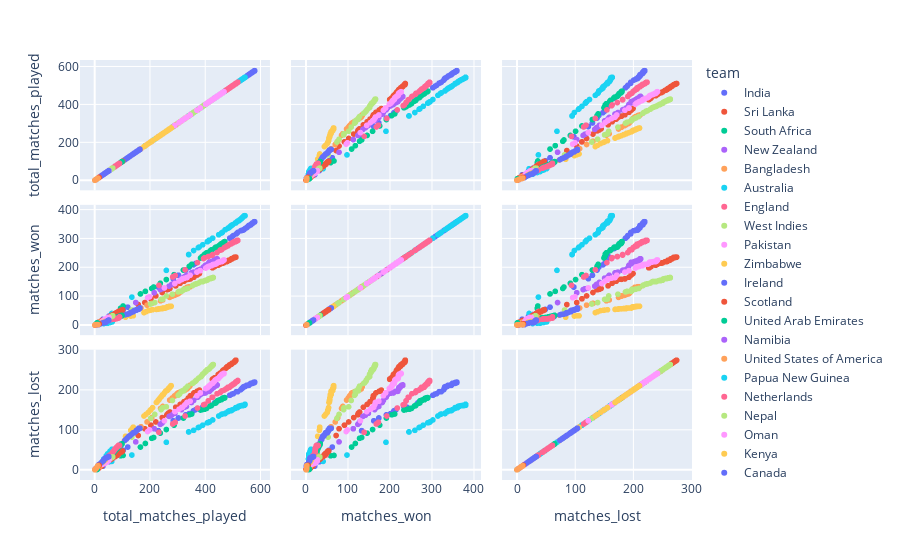

Notebook code for this chart:
### Code cell
fig=px.scatter_matrix(odi, dimensions=['total_matches_played', 'matches_won', 'matches_lost'], color='team')
fig.show()

### Figure 1 — Plotly figure (JSON) as saved in the notebook; plotly's stock layout.template omitted (floating-point values rounded to 4 significant figures)
{"data": [{"dimensions": [{"axis": {"matches": true}, "label": "total_matches_played", "values": [579, 577, 575, 579, 577, 574, 574, 579, 579, 573, 578, 564, 571, 580, 573, 576, 560, 572, 575, 569, 578, 576, 570, 563, 578, 573, 553, 576, 570, 579, 553, 579, 567, 556, 568, 568, 568, 580, 568, 559, 580, 366, 561, 514, 579, 562, 519, 536, 552, 536, 580, 541, 556, 498, 396, 490, 503, 534, 435, 542, 572, 580, 561, 580, 530, 537, 514, 534, 330, 579, 565, 567, 579, 580, 561, 580, 120, 398, 517, 358, 391, 559, 490, 565, 579, 579, 546, 580, 231, 561, 102, 561, 580, 30, 565, 396, 75, 68, 534, 580, 539, 560, 104, 75, 304, 231, 67, 304, 343, 75, 52, 285, 551, 572, 67, 285, 231, 231, 75]}, {"axis": {"matches": true}, "label": "matches_won", "values": [360, 358, 356, 360, 358, 356, 356, 360, 360, 356, 359, 349, 354, 360, 356, 357, 347, 355, 356, 352, 359, 357, 353, 348, 359, 356, 341, 357, 353, 360, 341, 360, 350, 344, 351, 351, 351, 360, 351, 347, 360, 215, 347, 318, 360, 348, 323, 331, 340, 331, 360, 333, 344, 308, 239, 303, 312, 330, 267, 333, 355, 360, 347, 360, 329, 331, 318, 330, 192, 360, 349, 350, 360, 360, 347, 360, 63, 241, 321, 210, 234, 347, 303, 349, 360, 360, 337, 360, 133, 347, 54, 347, 360, 21, 349, 239, 41, 38, 330, 360, 331, 347, 55, 41, 174, 133, 38, 174, 202, 41, 32, 162, 339, 355, 38, 162, 133, 133, 41]}, {"axis": {"matches": true}, "label": "matches_lost", "values": [219, 219, 219, 219, 219, 218, 218, 219, 219, 217, 219, 215, 217, 220, 217, 219, 213, 217, 219, 217, 219, 219, 217, 215, 219, 217, 212, 219, 217, 219, 212, 219, 217, 212, 217, 217, 217, 220, 217, 212, 220, 151, 214, 196, 219, 214, 196, 205, 212, 205, 220, 208, 212, 190, 157, 187, 191, 204, 168, 209, 217, 220, 214, 220, 201, 206, 196, 204, 138, 219, 216, 217, 219, 220, 214, 220, 57, 157, 196, 148, 157, 212, 187, 216, 219, 219, 209, 220, 98, 214, 48, 214, 220, 9, 216, 157, 34, 30, 204, 220, 208, 213, 49, 34, 130, 98, 29, 130, 141, 34, 20, 123, 212, 217, 29, 123, 98, 98, 34]}], "hovertemplate": "team=India<br>%{xaxis.title.text}=%{x}<br>%{yaxis.title.text}=%{y}<extra></extra>", "legendgroup": "India", "marker": {"color": "#636efa", "symbol": "circle"}, "name": "India", "showlegend": true, "type": "splom"}, {"dimensions": [{"axis": {"matches": true}, "label": "total_matches_played", "values": [510, 510, 510, 512, 512, 510, 512, 508, 506, 512, 497, 509, 495, 495, 512, 507, 510, 511, 496, 498, 495, 511, 509, 478, 510, 510, 489, 497, 497, 500, 487, 497, 497, 511, 509, 499, 511, 507, 508, 489, 497, 509, 497, 498, 509, 497, 476, 506, 490, 487, 507, 457, 499, 464, 511, 482, 497, 496, 498, 448, 464, 465, 478, 464, 360, 497, 348, 463, 490, 310, 497, 478, 324, 435, 376, 262, 448, 204, 245, 491, 457, 340, 448, 222, 340, 380, 335, 468, 482, 509, 372, 464, 459, 428, 372, 347, 182, 372, 498, 294, 427, 267, 454, 331, 481, 467, 158, 204, 263, 340, 486, 340, 273]}, {"axis": {"matches": true}, "label": "matches_won", "values": [237, 237, 237, 237, 237, 237, 237, 236, 236, 237, 231, 236, 230, 230, 237, 236, 237, 237, 231, 231, 230, 237, 236, 221, 237, 237, 226, 231, 231, 232, 226, 231, 231, 237, 236, 232, 237, 236, 236, 226, 231, 236, 231, 231, 236, 231, 221, 236, 227, 226, 236, 214, 232, 216, 237, 223, 231, 231, 231, 209, 216, 216, 221, 216, 167, 231, 162, 216, 227, 146, 231, 221, 153, 204, 178, 124, 209, 92, 114, 227, 214, 160, 209, 102, 160, 180, 160, 217, 223, 236, 175, 216, 215, 200, 175, 161, 79, 175, 231, 137, 200, 125, 212, 158, 222, 217, 72, 92, 124, 160, 226, 160, 128]}, {"axis": {"matches": true}, "label": "matches_lost", "values": [273, 273, 273, 275, 275, 273, 275, 272, 270, 275, 266, 273, 265, 265, 275, 271, 273, 274, 265, 267, 265, 274, 273, 257, 273, 273, 263, 266, 266, 268, 261, 266, 266, 274, 273, 267, 274, 271, 272, 263, 266, 273, 266, 267, 273, 266, 255, 270, 263, 261, 271, 243, 267, 248, 274, 259, 266, 265, 267, 239, 248, 249, 257, 248, 193, 266, 186, 247, 263, 164, 266, 257, 171, 231, 198, 138, 239, 112, 131, 264, 243, 180, 239, 120, 180, 200, 175, 251, 259, 273, 197, 248, 244, 228, 197, 186, 103, 197, 267, 157, 227, 142, 242, 173, 259, 250, 86, 112, 139, 180, 260, 180, 145]}], "hovertemplate": "team=Sri Lanka<br>%{xaxis.title.text}=%{x}<br>%{yaxis.title.text}=%{y}<extra></extra>", "legendgroup": "Sri Lanka", "marker": {"color": "#EF553B", "symbol": "circle"}, "name": "Sri Lanka", "showlegend": true, "type": "splom"}, {"dimensions": [{"axis": {"matches": true}, "label": "total_matches_played", "values": [466, 470, 470, 470, 470, 470, 471, 466, 466, 471, 472, 471, 471, 471, 469, 443, 464, 471, 445, 451, 463, 458, 472, 470, 445, 471, 453, 438, 456, 466, 459, 459, 471, 461, 463, 456, 458, 457, 472, 469, 453, 440, 389, 471, 424, 424, 260, 438, 423, 469, 469, 403, 449, 322, 471, 389, 463, 469, 464, 393, 389, 459, 389, 463, 288, 352, 166, 389, 453, 471, 389, 453, 469, 437, 389, 238, 464, 459, 322, 419, 214, 424, 399, 343, 464, 384, 103, 207, 184, 464, 406, 94]}, {"axis": {"matches": true}, "label": "matches_won", "values": [286, 290, 290, 290, 290, 290, 290, 286, 286, 290, 291, 290, 290, 290, 289, 272, 285, 290, 272, 277, 284, 282, 291, 290, 272, 290, 278, 270, 280, 286, 283, 283, 290, 284, 284, 280, 282, 281, 291, 289, 278, 272, 238, 290, 262, 262, 159, 270, 262, 289, 289, 249, 275, 192, 290, 238, 284, 289, 285, 241, 238, 283, 238, 284, 176, 212, 109, 238, 278, 290, 238, 278, 289, 270, 238, 146, 285, 283, 192, 259, 133, 262, 247, 205, 285, 234, 67, 128, 118, 285, 252, 59]}, {"axis": {"matches": true}, "label": "matches_lost", "values": [180, 180, 180, 180, 180, 180, 181, 180, 180, 181, 181, 181, 181, 181, 180, 171, 179, 181, 173, 174, 179, 176, 181, 180, 173, 181, 175, 168, 176, 180, 176, 176, 181, 177, 179, 176, 176, 176, 181, 180, 175, 168, 151, 181, 162, 162, 101, 168, 161, 180, 180, 154, 174, 130, 181, 151, 179, 180, 179, 152, 151, 176, 151, 179, 112, 140, 57, 151, 175, 181, 151, 175, 180, 167, 151, 92, 179, 176, 130, 160, 81, 162, 152, 138, 179, 150, 36, 79, 66, 179, 154, 35]}], "hovertemplate": "team=South Africa<br>%{xaxis.title.text}=%{x}<br>%{yaxis.title.text}=%{y}<extra></extra>", "legendgroup": "South Africa", "marker": {"color": "#00cc96", "symbol": "circle"}, "name": "South Africa", "showlegend": true, "type": "splom"}, {"dimensions": [{"axis": {"matches": true}, "label": "total_matches_played", "values": [444, 444, 443, 439, 433, 433, 433, 441, 437, 433, 431, 434, 439, 416, 433, 439, 439, 435, 431, 443, 426, 434, 444, 443, 428, 431, 412, 441, 426, 431, 440, 433, 425, 432, 433, 433, 415, 437, 416, 433, 428, 444, 428, 373, 428, 433, 394, 402, 351, 279, 433, 351, 384, 333, 315, 411, 375, 216, 238, 420, 216, 382, 329, 351, 437, 329, 427, 251, 427, 401, 286, 244, 326, 329, 438, 428, 359, 428, 415, 245, 149, 401, 329, 291, 291, 329, 416, 329, 329, 270]}, {"axis": {"matches": true}, "label": "matches_won", "values": [231, 231, 231, 228, 225, 225, 225, 229, 227, 225, 224, 225, 228, 219, 225, 228, 228, 226, 224, 231, 222, 225, 231, 231, 222, 224, 215, 229, 222, 224, 228, 225, 222, 225, 225, 225, 218, 227, 219, 225, 222, 231, 222, 191, 222, 225, 202, 209, 182, 142, 225, 182, 195, 174, 164, 214, 192, 113, 124, 220, 113, 194, 170, 182, 227, 170, 222, 129, 222, 208, 145, 127, 169, 170, 227, 222, 185, 222, 218, 127, 79, 208, 170, 149, 149, 170, 219, 170, 170, 136]}, {"axis": {"matches": true}, "label": "matches_lost", "values": [213, 213, 212, 211, 208, 208, 208, 212, 210, 208, 207, 209, 211, 197, 208, 211, 211, 209, 207, 212, 204, 209, 213, 212, 206, 207, 197, 212, 204, 207, 212, 208, 203, 207, 208, 208, 197, 210, 197, 208, 206, 213, 206, 182, 206, 208, 192, 193, 169, 137, 208, 169, 189, 159, 151, 197, 183, 103, 114, 200, 103, 188, 159, 169, 210, 159, 205, 122, 205, 193, 141, 117, 157, 159, 211, 206, 174, 206, 197, 118, 70, 193, 159, 142, 142, 159, 197, 159, 159, 134]}], "hovertemplate": "team=New Zealand<br>%{xaxis.title.text}=%{x}<br>%{yaxis.title.text}=%{y}<extra></extra>", "legendgroup": "New Zealand", "marker": {"color": "#ab63fa", "symbol": "circle"}, "name": "New Zealand", "showlegend": true, "type": "splom"}, {"dimensions": [{"axis": {"matches": true}, "label": "total_matches_played", "values": [345, 345, 345, 345, 336, 336, 342, 343, 333, 335, 345, 336, 337, 329, 344, 333, 343, 327, 334, 325, 346, 329, 334, 341, 343, 333, 327, 301, 333, 340, 303, 346, 341, 325, 342, 301, 207, 327, 333, 289, 293, 291, 327, 157, 190, 312, 292, 295, 327, 343, 204, 295, 272, 322, 346, 346, 327, 108, 306, 292, 247, 33, 141, 145, 60, 239, 281, 207, 167, 95, 145, 282, 48, 327, 327, 162, 168, 319, 314, 115, 46, 46, 40]}, {"axis": {"matches": true}, "label": "matches_won", "values": [134, 134, 134, 134, 132, 132, 134, 134, 130, 132, 134, 132, 132, 127, 134, 130, 134, 127, 131, 126, 134, 127, 131, 133, 134, 130, 127, 109, 130, 132, 110, 134, 133, 126, 134, 109, 76, 127, 130, 104, 106, 105, 127, 56, 70, 116, 106, 107, 127, 134, 75, 107, 97, 123, 134, 134, 127, 35, 112, 106, 88, 11, 48, 51, 18, 85, 101, 76, 60, 32, 51, 102, 14, 127, 127, 58, 60, 121, 118, 38, 14, 14, 11]}, {"axis": {"matches": true}, "label": "matches_lost", "values": [211, 211, 211, 211, 204, 204, 208, 209, 203, 203, 211, 204, 205, 202, 210, 203, 209, 200, 203, 199, 212, 202, 203, 208, 209, 203, 200, 192, 203, 208, 193, 212, 208, 199, 208, 192, 131, 200, 203, 185, 187, 186, 200, 101, 120, 196, 186, 188, 200, 209, 129, 188, 175, 199, 212, 212, 200, 73, 194, 186, 159, 22, 93, 94, 42, 154, 180, 131, 107, 63, 94, 180, 34, 200, 200, 104, 108, 198, 196, 77, 32, 32, 29]}], "hovertemplate": "team=Bangladesh<br>%{xaxis.title.text}=%{x}<br>%{yaxis.title.text}=%{y}<extra></extra>", "legendgroup": "Bangladesh", "marker": {"color": "#FFA15A", "symbol": "circle"}, "name": "Bangladesh", "showlegend": true, "type": "splom"}, {"dimensions": [{"axis": {"matches": true}, "label": "total_matches_played", "values": [545, 545, 545, 543, 544, 544, 545, 538, 540, 544, 527, 533, 544, 545, 543, 533, 543, 545, 533, 540, 539, 543, 527, 535, 543, 545, 542, 543, 516, 545, 527, 537, 516, 545, 533, 521, 544, 544, 540, 494, 542, 526, 527, 526, 522, 527, 497, 532, 512, 532, 341, 495, 531, 526, 413, 545, 359, 535, 491, 510, 522, 540, 518, 488, 416, 473, 531, 379, 341, 484, 501, 463, 341, 409, 483, 460, 527, 545, 495, 416, 474, 488, 416, 62, 495, 428, 450, 512, 409, 135, 392, 491, 260, 409, 489, 416, 376]}, {"axis": {"matches": true}, "label": "matches_won", "values": [381, 381, 381, 381, 381, 381, 381, 376, 378, 381, 367, 372, 381, 381, 381, 372, 381, 381, 372, 378, 377, 381, 367, 374, 381, 381, 380, 381, 360, 381, 367, 376, 360, 381, 372, 363, 381, 381, 378, 346, 380, 366, 367, 366, 363, 367, 348, 371, 356, 371, 246, 346, 370, 366, 294, 381, 260, 374, 343, 356, 363, 378, 362, 340, 296, 332, 370, 272, 246, 338, 350, 323, 246, 291, 337, 321, 367, 381, 346, 296, 332, 340, 296, 41, 346, 303, 315, 356, 291, 98, 280, 343, 191, 291, 341, 296, 270]}, {"axis": {"matches": true}, "label": "matches_lost", "values": [164, 164, 164, 162, 163, 163, 164, 162, 162, 163, 160, 161, 163, 164, 162, 161, 162, 164, 161, 162, 162, 162, 160, 161, 162, 164, 162, 162, 156, 164, 160, 161, 156, 164, 161, 158, 163, 163, 162, 148, 162, 160, 160, 160, 159, 160, 149, 161, 156, 161, 95, 149, 161, 160, 119, 164, 99, 161, 148, 154, 159, 162, 156, 148, 120, 141, 161, 107, 95, 146, 151, 140, 95, 118, 146, 139, 160, 164, 149, 120, 142, 148, 120, 21, 149, 125, 135, 156, 118, 37, 112, 148, 69, 118, 148, 120, 106]}], "hovertemplate": "team=Australia<br>%{xaxis.title.text}=%{x}<br>%{yaxis.title.text}=%{y}<extra></extra>", "legendgroup": "Australia", "marker": {"color": "#19d3f3", "symbol": "circle"}, "name": "Australia", "showlegend": true, "type": "splom"}, {"dimensions": [{"axis": {"matches": true}, "label": "total_matches_played", "values": [517, 518, 519, 519, 518, 518, 513, 518, 516, 517, 507, 505, 509, 515, 519, 509, 513, 518, 513, 507, 502, 519, 509, 503, 507, 517, 511, 517, 495, 518, 513, 507, 518, 517, 487, 519, 487, 519, 455, 508, 504, 495, 511, 496, 498, 513, 457, 491, 481, 509, 500, 457, 518, 513, 489, 496, 501, 328, 492, 495, 470, 497, 503, 399, 518, 426, 487, 457, 412, 482, 489, 283, 509, 490, 412, 495, 457, 457, 444, 373, 490, 490, 518, 395, 85, 497, 480, 495, 490, 509, 495, 489, 233, 483, 292, 490, 428, 474, 476, 283, 72, 461, 490, 495, 292, 496, 503]}, {"axis": {"matches": true}, "label": "matches_won", "values": [295, 295, 295, 295, 295, 295, 292, 295, 294, 295, 291, 289, 291, 294, 295, 291, 292, 295, 292, 291, 287, 295, 291, 288, 291, 295, 291, 295, 284, 295, 292, 291, 295, 295, 280, 295, 280, 295, 261, 291, 289, 284, 291, 284, 286, 292, 262, 282, 276, 291, 287, 262, 295, 292, 282, 284, 287, 193, 283, 284, 270, 285, 288, 235, 295, 244, 280, 262, 239, 276, 282, 168, 291, 282, 239, 284, 262, 262, 253, 218, 282, 282, 295, 232, 48, 285, 276, 284, 282, 291, 284, 282, 139, 276, 173, 282, 246, 272, 273, 168, 40, 263, 282, 284, 173, 284, 288]}, {"axis": {"matches": true}, "label": "matches_lost", "values": [222, 223, 224, 224, 223, 223, 221, 223, 222, 222, 216, 216, 218, 221, 224, 218, 221, 223, 221, 216, 215, 224, 218, 215, 216, 222, 220, 222, 211, 223, 221, 216, 223, 222, 207, 224, 207, 224, 194, 217, 215, 211, 220, 212, 212, 221, 195, 209, 205, 218, 213, 195, 223, 221, 207, 212, 214, 135, 209, 211, 200, 212, 215, 164, 223, 182, 207, 195, 173, 206, 207, 115, 218, 208, 173, 211, 195, 195, 191, 155, 208, 208, 223, 163, 37, 212, 204, 211, 208, 218, 211, 207, 94, 207, 119, 208, 182, 202, 203, 115, 32, 198, 208, 211, 119, 212, 215]}], "hovertemplate": "team=England<br>%{xaxis.title.text}=%{x}<br>%{yaxis.title.text}=%{y}<extra></extra>", "legendgroup": "England", "marker": {"color": "#FF6692", "symbol": "circle"}, "name": "England", "showlegend": true, "type": "splom"}, {"dimensions": [{"axis": {"matches": true}, "label": "total_matches_played", "values": [427, 430, 426, 424, 427, 427, 427, 429, 428, 429, 426, 426, 429, 424, 427, 429, 428, 430, 429, 430, 426, 408, 420, 424, 426, 430, 414, 427, 425, 430, 428, 423, 425, 428, 369, 417, 418, 358, 417, 409, 425, 400, 422, 427, 417, 365, 422, 422, 428, 427, 412, 404, 428, 408, 407, 424, 303, 427, 428, 386, 401, 428, 401, 425, 323, 424, 368, 428, 402, 408, 386, 365, 328, 408, 241, 417, 394, 401, 384, 413, 388, 338, 417, 416, 417, 402, 424, 388, 365, 308, 392, 428, 315, 418, 244, 399, 331, 247, 79, 79, 135, 355, 308, 422, 318, 331, 392, 71, 390, 355, 218, 282, 424, 203, 377, 260, 79]}, {"axis": {"matches": true}, "label": "matches_won", "values": [165, 166, 165, 164, 165, 165, 165, 165, 165, 165, 165, 165, 165, 164, 165, 165, 165, 166, 165, 166, 165, 157, 163, 164, 165, 166, 161, 165, 164, 166, 165, 164, 164, 165, 144, 162, 162, 140, 162, 158, 164, 155, 163, 165, 162, 143, 163, 163, 165, 165, 160, 157, 165, 157, 157, 164, 116, 165, 165, 152, 155, 165, 155, 164, 125, 164, 144, 165, 155, 157, 152, 143, 125, 157, 90, 162, 153, 155, 151, 161, 152, 128, 162, 162, 162, 155, 164, 152, 143, 118, 152, 165, 118, 162, 90, 155, 126, 91, 28, 28, 53, 138, 118, 163, 120, 126, 152, 27, 152, 138, 79, 108, 164, 74, 147, 102, 28]}, {"axis": {"matches": true}, "label": "matches_lost", "values": [262, 264, 261, 260, 262, 262, 262, 264, 263, 264, 261, 261, 264, 260, 262, 264, 263, 264, 264, 264, 261, 251, 257, 260, 261, 264, 253, 262, 261, 264, 263, 259, 261, 263, 225, 255, 256, 218, 255, 251, 261, 245, 259, 262, 255, 222, 259, 259, 263, 262, 252, 247, 263, 251, 250, 260, 187, 262, 263, 234, 246, 263, 246, 261, 198, 260, 224, 263, 247, 251, 234, 222, 203, 251, 151, 255, 241, 246, 233, 252, 236, 210, 255, 254, 255, 247, 260, 236, 222, 190, 240, 263, 197, 256, 154, 244, 205, 156, 51, 51, 82, 217, 190, 259, 198, 205, 240, 44, 238, 217, 139, 174, 260, 129, 230, 158, 51]}], "hovertemplate": "team=West Indies<br>%{xaxis.title.text}=%{x}<br>%{yaxis.title.text}=%{y}<extra></extra>", "legendgroup": "West Indies", "marker": {"color": "#B6E880", "symbol": "circle"}, "name": "West Indies", "showlegend": true, "type": "splom"}, {"dimensions": [{"axis": {"matches": true}, "label": "total_matches_played", "values": [468, 462, 469, 469, 461, 467, 451, 458, 469, 466, 464, 467, 462, 469, 459, 464, 468, 464, 468, 459, 464, 466, 463, 460, 467, 463, 463, 456, 463, 462, 462, 463, 461, 445, 453, 456, 463, 463, 446, 426, 463, 291, 448, 460, 463, 434, 415, 335, 456, 426, 442, 469, 346, 426, 462, 461, 434, 461, 417, 416, 422, 453, 441, 319, 449, 463, 461, 431, 430, 426, 461, 253, 383, 423, 383, 444, 409, 461, 334, 428, 383, 346, 461, 430, 371, 456, 317, 463, 460, 415, 411, 426, 426, 437, 415, 456, 335, 317, 327, 192, 403, 306, 5, 416, 315, 199, 68, 12, 5]}, {"axis": {"matches": true}, "label": "matches_won", "values": [227, 223, 227, 227, 222, 226, 220, 221, 227, 225, 224, 226, 223, 227, 221, 224, 227, 224, 227, 221, 224, 225, 223, 222, 226, 223, 223, 221, 223, 223, 223, 223, 222, 217, 220, 221, 223, 223, 218, 209, 223, 145, 219, 222, 223, 212, 205, 166, 221, 209, 215, 227, 174, 209, 223, 222, 212, 222, 206, 205, 207, 220, 214, 162, 220, 223, 222, 211, 211, 209, 222, 130, 190, 207, 190, 216, 203, 222, 166, 211, 190, 174, 222, 211, 185, 221, 160, 223, 222, 205, 203, 209, 209, 212, 205, 221, 166, 160, 164, 96, 199, 154, 4, 205, 159, 99, 38, 6, 4]}, {"axis": {"matches": true}, "label": "matches_lost", "values": [241, 239, 242, 242, 239, 241, 231, 237, 242, 241, 240, 241, 239, 242, 238, 240, 241, 240, 241, 238, 240, 241, 240, 238, 241, 240, 240, 235, 240, 239, 239, 240, 239, 228, 233, 235, 240, 240, 228, 217, 240, 146, 229, 238, 240, 222, 210, 169, 235, 217, 227, 242, 172, 217, 239, 239, 222, 239, 211, 211, 215, 233, 227, 157, 229, 240, 239, 220, 219, 217, 239, 123, 193, 216, 193, 228, 206, 239, 168, 217, 193, 172, 239, 219, 186, 235, 157, 240, 238, 210, 208, 217, 217, 225, 210, 235, 169, 157, 163, 96, 204, 152, 1, 211, 156, 100, 30, 6, 1]}], "hovertemplate": "team=Pakistan<br>%{xaxis.title.text}=%{x}<br>%{yaxis.title.text}=%{y}<extra></extra>", "legendgroup": "Pakistan", "marker": {"color": "#FF97FF", "symbol": "circle"}, "name": "Pakistan", "showlegend": true, "type": "splom"}, {"dimensions": [{"axis": {"matches": true}, "label": "total_matches_played", "values": [277, 277, 277, 275, 277, 276, 275, 266, 274, 261, 277, 269, 265, 277, 265, 270, 273, 270, 264, 233, 270, 233, 273, 276, 273, 268, 270, 273, 249, 242, 204, 273, 264, 257, 275, 273, 264, 270, 242, 226, 273, 270, 265, 263, 266, 257, 273, 136, 264, 253, 265, 186, 266, 224, 232, 270, 242, 201, 270, 195, 270, 210, 249, 179, 249, 140, 270, 261, 246, 67, 270, 273, 249, 267, 230, 112, 234, 242, 237, 131]}, {"axis": {"matches": true}, "label": "matches_won", "values": [66, 66, 66, 66, 66, 66, 66, 64, 66, 62, 66, 65, 64, 66, 64, 65, 66, 65, 64, 57, 65, 57, 66, 66, 66, 64, 65, 66, 60, 58, 53, 66, 64, 60, 66, 66, 64, 65, 58, 56, 66, 65, 64, 64, 64, 60, 66, 33, 64, 60, 64, 47, 64, 55, 57, 65, 58, 52, 65, 51, 65, 54, 60, 44, 60, 33, 65, 62, 58, 18, 65, 66, 60, 64, 56, 28, 57, 58, 57, 32]}, {"axis": {"matches": true}, "label": "matches_lost", "values": [211, 211, 211, 209, 211, 210, 209, 202, 208, 199, 211, 204, 201, 211, 201, 205, 207, 205, 200, 176, 205, 176, 207, 210, 207, 204, 205, 207, 189, 184, 151, 207, 200, 197, 209, 207, 200, 205, 184, 170, 207, 205, 201, 199, 202, 197, 207, 103, 200, 193, 201, 139, 202, 169, 175, 205, 184, 149, 205, 144, 205, 156, 189, 135, 189, 107, 205, 199, 188, 49, 205, 207, 189, 203, 174, 84, 177, 184, 180, 99]}], "hovertemplate": "team=Zimbabwe<br>%{xaxis.title.text}=%{x}<br>%{yaxis.title.text}=%{y}<extra></extra>", "legendgroup": "Zimbabwe", "marker": {"color": "#FECB52", "symbol": "circle"}, "name": "Zimbabwe", "showlegend": true, "type": "splom"}, {"dimensions": [{"axis": {"matches": true}, "label": "total_matches_played", "values": [164, 164, 163, 164, 164, 161, 163, 162, 164, 162, 162, 163, 164, 151, 164, 164, 160, 152, 164, 157, 152, 160, 130, 160, 159, 155, 150, 117, 146, 136, 124, 152, 152, 164, 129, 153, 144, 110, 139, 149, 152, 144, 159, 139, 79, 124, 61, 115, 143, 94, 128, 128, 140, 21, 149, 139, 61, 120, 61, 61, 160, 143, 61, 61]}, {"axis": {"matches": true}, "label": "matches_won", "values": [60, 60, 59, 60, 60, 57, 59, 58, 60, 58, 58, 59, 60, 53, 60, 60, 56, 53, 60, 56, 53, 56, 43, 56, 56, 55, 53, 38, 52, 46, 40, 53, 53, 60, 43, 54, 51, 36, 47, 53, 53, 51, 56, 47, 24, 40, 20, 38, 50, 30, 43, 43, 47, 7, 53, 47, 20, 39, 20, 20, 56, 50, 20, 20]}, {"axis": {"matches": true}, "label": "matches_lost", "values": [104, 104, 104, 104, 104, 104, 104, 104, 104, 104, 104, 104, 104, 98, 104, 104, 104, 99, 104, 101, 99, 104, 87, 104, 103, 100, 97, 79, 94, 90, 84, 99, 99, 104, 86, 99, 93, 74, 92, 96, 99, 93, 103, 92, 55, 84, 41, 77, 93, 64, 85, 85, 93, 14, 96, 92, 41, 81, 41, 41, 104, 93, 41, 41]}], "hovertemplate": "team=Ireland<br>%{xaxis.title.text}=%{x}<br>%{yaxis.title.text}=%{y}<extra></extra>", "legendgroup": "Ireland", "marker": {"color": "#636efa", "symbol": "circle"}, "name": "Ireland", "showlegend": true, "type": "splom"}, {"dimensions": [{"axis": {"matches": true}, "label": "total_matches_played", "values": [101, 101, 101, 101, 101, 101, 85, 100, 101, 101, 100, 82, 96, 97, 79, 96, 85, 89, 97, 99, 100, 88, 97, 82, 100, 88, 79, 100, 49, 89, 97, 97, 74, 100, 95, 97, 97, 78, 98, 97, 101, 79, 78, 97, 78, 95, 63, 65, 24, 100, 99, 33, 89, 97, 97, 88, 85, 56, 15, 85, 100, 79, 25, 27, 96, 59]}, {"axis": {"matches": true}, "label": "matches_won", "values": [54, 54, 54, 54, 54, 54, 46, 53, 54, 54, 53, 44, 51, 52, 43, 51, 46, 48, 52, 53, 53, 47, 52, 44, 53, 47, 43, 53, 27, 48, 52, 52, 41, 53, 51, 52, 52, 43, 53, 52, 54, 43, 43, 52, 43, 51, 35, 36, 15, 53, 53, 18, 48, 52, 52, 47, 46, 31, 11, 46, 53, 43, 16, 17, 51, 33]}, {"axis": {"matches": true}, "label": "matches_lost", "values": [47, 47, 47, 47, 47, 47, 39, 47, 47, 47, 47, 38, 45, 45, 36, 45, 39, 41, 45, 46, 47, 41, 45, 38, 47, 41, 36, 47, 22, 41, 45, 45, 33, 47, 44, 45, 45, 35, 45, 45, 47, 36, 35, 45, 35, 44, 28, 29, 9, 47, 46, 15, 41, 45, 45, 41, 39, 25, 4, 39, 47, 36, 9, 10, 45, 26]}], "hovertemplate": "team=Scotland<br>%{xaxis.title.text}=%{x}<br>%{yaxis.title.text}=%{y}<extra></extra>", "legendgroup": "Scotland", "marker": {"color": "#EF553B", "symbol": "circle"}, "name": "Scotland", "showlegend": true, "type": "splom"}, {"dimensions": [{"axis": {"matches": true}, "label": "total_matches_played", "values": [99, 99, 99, 99, 99, 97, 95, 98, 95, 99, 99, 93, 99, 89, 99, 94, 96, 94, 97, 92, 83, 99, 97, 99, 96, 86, 69, 97, 95, 60, 92, 72, 97, 90, 83, 92, 15, 76, 1, 22, 22, 76, 74, 55, 93, 74, 55, 8]}, {"axis": {"matches": true}, "label": "matches_won", "values": [34, 34, 34, 34, 34, 33, 33, 34, 33, 34, 34, 31, 34, 31, 34, 32, 33, 32, 33, 31, 29, 34, 33, 34, 33, 29, 26, 33, 33, 24, 31, 26, 33, 31, 29, 31, 5, 27, 1, 6, 6, 27, 26, 22, 31, 26, 22, 3]}, {"axis": {"matches": true}, "label": "matches_lost", "values": [65, 65, 65, 65, 65, 64, 62, 64, 62, 65, 65, 62, 65, 58, 65, 62, 63, 62, 64, 61, 54, 65, 64, 65, 63, 57, 43, 64, 62, 36, 61, 46, 64, 59, 54, 61, 10, 49, 0, 16, 16, 49, 48, 33, 62, 48, 33, 5]}], "hovertemplate": "team=United Arab Emirates<br>%{xaxis.title.text}=%{x}<br>%{yaxis.title.text}=%{y}<extra></extra>", "legendgroup": "United Arab Emirates", "marker": {"color": "#00cc96", "symbol": "circle"}, "name": "United Arab Emirates", "showlegend": true, "type": "splom"}, {"dimensions": [{"axis": {"matches": true}, "label": "total_matches_played", "values": [55, 55, 54, 55, 55, 55, 55, 52, 55, 55, 54, 55, 55, 52, 52, 49, 53, 53, 54, 53, 53, 51, 10, 50, 49, 47, 49, 52, 51]}, {"axis": {"matches": true}, "label": "matches_won", "values": [26, 26, 25, 26, 26, 26, 26, 25, 26, 26, 25, 26, 26, 25, 25, 24, 25, 25, 25, 25, 25, 24, 7, 24, 24, 24, 24, 25, 24]}, {"axis": {"matches": true}, "label": "matches_lost", "values": [29, 29, 29, 29, 29, 29, 29, 27, 29, 29, 29, 29, 29, 27, 27, 25, 28, 28, 29, 28, 28, 27, 3, 26, 25, 23, 25, 27, 27]}], "hovertemplate": "team=Namibia<br>%{xaxis.title.text}=%{x}<br>%{yaxis.title.text}=%{y}<extra></extra>", "legendgroup": "Namibia", "marker": {"color": "#ab63fa", "symbol": "circle"}, "name": "Namibia", "showlegend": true, "type": "splom"}, {"dimensions": [{"axis": {"matches": true}, "label": "total_matches_played", "values": [64, 64, 64, 62, 64, 61, 63, 57, 57, 61, 60, 57, 3, 57, 57, 57, 49, 39, 61, 57, 49, 57, 13, 57, 58, 64, 58, 58, 46, 58, 58, 58, 30, 58, 57, 58, 9, 30, 58, 58, 58, 53, 20]}, {"axis": {"matches": true}, "label": "matches_won", "values": [30, 30, 30, 29, 30, 29, 29, 27, 27, 29, 29, 27, 1, 27, 27, 27, 24, 19, 29, 27, 24, 27, 7, 27, 27, 30, 27, 27, 23, 27, 27, 27, 14, 27, 27, 27, 4, 14, 27, 27, 27, 24, 11]}, {"axis": {"matches": true}, "label": "matches_lost", "values": [34, 34, 34, 33, 34, 32, 34, 30, 30, 32, 31, 30, 2, 30, 30, 30, 25, 20, 32, 30, 25, 30, 6, 30, 31, 34, 31, 31, 23, 31, 31, 31, 16, 31, 30, 31, 5, 16, 31, 31, 31, 29, 9]}], "hovertemplate": "team=United States of America<br>%{xaxis.title.text}=%{x}<br>%{yaxis.title.text}=%{y}<extra></extra>", "legendgroup": "United States of America", "marker": {"color": "#FFA15A", "symbol": "circle"}, "name": "United States of America", "showlegend": true, "type": "splom"}, {"dimensions": [{"axis": {"matches": true}, "label": "total_matches_played", "values": [63, 63, 63, 63, 63, 62, 63, 63, 63, 49, 63, 56, 56, 58, 49, 56, 54, 59, 56, 56, 62, 56, 56, 56, 63, 56, 42, 47, 33, 56, 63, 49, 56, 33]}, {"axis": {"matches": true}, "label": "matches_won", "values": [12, 12, 12, 12, 12, 12, 12, 12, 12, 9, 12, 10, 10, 11, 9, 10, 10, 12, 10, 10, 12, 10, 10, 10, 12, 10, 7, 7, 6, 10, 12, 9, 10, 6]}, {"axis": {"matches": true}, "label": "matches_lost", "values": [51, 51, 51, 51, 51, 50, 51, 51, 51, 40, 51, 46, 46, 47, 40, 46, 44, 47, 46, 46, 50, 46, 46, 46, 51, 46, 35, 40, 27, 46, 51, 40, 46, 27]}], "hovertemplate": "team=Papua New Guinea<br>%{xaxis.title.text}=%{x}<br>%{yaxis.title.text}=%{y}<extra></extra>", "legendgroup": "Papua New Guinea", "marker": {"color": "#19d3f3", "symbol": "circle"}, "name": "Papua New Guinea", "showlegend": true, "type": "splom"}, {"dimensions": [{"axis": {"matches": true}, "label": "total_matches_played", "values": [90, 90, 90, 90, 86, 73, 73, 86, 73, 78, 89, 86, 75, 85, 73, 85, 84, 85, 90, 90, 87, 90, 87, 88, 85, 87, 80, 73, 85, 87, 87, 73, 81, 81, 85, 87, 88, 75, 73, 85, 90, 69, 75, 79, 67, 77, 73, 55, 69, 85, 85, 85, 11, 85, 21, 51, 65, 75, 41, 69, 50, 69, 65, 65, 65]}, {"axis": {"matches": true}, "label": "matches_won", "values": [29, 29, 29, 29, 25, 22, 22, 25, 22, 23, 28, 25, 22, 25, 22, 25, 25, 25, 29, 29, 26, 29, 26, 27, 25, 26, 24, 22, 25, 26, 26, 22, 24, 24, 25, 26, 27, 22, 22, 25, 29, 22, 22, 23, 22, 23, 22, 18, 22, 25, 25, 25, 4, 25, 7, 16, 21, 22, 14, 22, 16, 22, 21, 21, 21]}, {"axis": {"matches": true}, "label": "matches_lost", "values": [61, 61, 61, 61, 61, 51, 51, 61, 51, 55, 61, 61, 53, 60, 51, 60, 59, 60, 61, 61, 61, 61, 61, 61, 60, 61, 56, 51, 60, 61, 61, 51, 57, 57, 60, 61, 61, 53, 51, 60, 61, 47, 53, 56, 45, 54, 51, 37, 47, 60, 60, 60, 7, 60, 14, 35, 44, 53, 27, 47, 34, 47, 44, 44, 44]}], "hovertemplate": "team=Netherlands<br>%{xaxis.title.text}=%{x}<br>%{yaxis.title.text}=%{y}<extra></extra>", "legendgroup": "Netherlands", "marker": {"color": "#FF6692", "symbol": "circle"}, "name": "Netherlands", "showlegend": true, "type": "splom"}, {"dimensions": [{"axis": {"matches": true}, "label": "total_matches_played", "values": [65, 65, 65, 65, 65, 65, 65, 65, 63, 65, 65, 65, 65, 62, 60, 64, 52, 64, 65, 54, 59, 65, 7, 34, 43, 58, 40]}, {"axis": {"matches": true}, "label": "matches_won", "values": [33, 33, 33, 33, 33, 33, 33, 33, 31, 33, 33, 33, 33, 31, 30, 32, 26, 32, 33, 27, 30, 33, 4, 16, 19, 29, 18]}, {"axis": {"matches": true}, "label": "matches_lost", "values": [32, 32, 32, 32, 32, 32, 32, 32, 32, 32, 32, 32, 32, 31, 30, 32, 26, 32, 32, 27, 29, 32, 3, 18, 24, 29, 22]}], "hovertemplate": "team=Nepal<br>%{xaxis.title.text}=%{x}<br>%{yaxis.title.text}=%{y}<extra></extra>", "legendgroup": "Nepal", "marker": {"color": "#B6E880", "symbol": "circle"}, "name": "Nepal", "showlegend": true, "type": "splom"}, {"dimensions": [{"axis": {"matches": true}, "label": "total_matches_played", "values": [52, 51, 51, 52, 52, 51, 37, 41, 49, 49, 49, 37, 52, 37, 50, 43, 29, 46, 29]}, {"axis": {"matches": true}, "label": "matches_won", "values": [27, 27, 27, 27, 27, 27, 21, 23, 27, 27, 27, 21, 27, 21, 27, 24, 15, 25, 15]}, {"axis": {"matches": true}, "label": "matches_lost", "values": [25, 24, 24, 25, 25, 24, 16, 18, 22, 22, 22, 16, 25, 16, 23, 19, 14, 21, 14]}], "hovertemplate": "team=Oman<br>%{xaxis.title.text}=%{x}<br>%{yaxis.title.text}=%{y}<extra></extra>", "legendgroup": "Oman", "marker": {"color": "#FF97FF", "symbol": "circle"}, "name": "Oman", "showlegend": true, "type": "splom"}, {"dimensions": [{"axis": {"matches": true}, "label": "total_matches_played", "values": [38, 38, 39, 37, 38, 39, 38, 39, 38, 38, 29, 38, 38, 33, 32, 29, 39, 34, 35]}, {"axis": {"matches": true}, "label": "matches_won", "values": [13, 13, 13, 12, 13, 13, 13, 13, 13, 13, 10, 13, 13, 11, 11, 10, 13, 11, 11]}, {"axis": {"matches": true}, "label": "matches_lost", "values": [25, 25, 26, 25, 25, 26, 25, 26, 25, 25, 19, 25, 25, 22, 21, 19, 26, 23, 24]}], "hovertemplate": "team=Kenya<br>%{xaxis.title.text}=%{x}<br>%{yaxis.title.text}=%{y}<extra></extra>", "legendgroup": "Kenya", "marker": {"color": "#FECB52", "symbol": "circle"}, "name": "Kenya", "showlegend": true, "type": "splom"}, {"dimensions": [{"axis": {"matches": true}, "label": "total_matches_played", "values": [51, 49, 51, 51, 49, 51, 51, 51, 42, 48, 43, 49, 49, 51, 51, 46, 48, 36, 38, 48, 34, 46, 34, 49, 32, 46, 49, 32, 38, 50, 50, 39, 50, 50, 32, 38, 49, 37, 11, 32, 49, 36, 33, 49, 40, 38, 32, 49, 42, 5, 40, 29, 23, 46, 40, 32, 15, 36, 27, 46]}, {"axis": {"matches": true}, "label": "matches_won", "values": [18, 16, 18, 18, 16, 18, 18, 18, 12, 16, 13, 16, 16, 18, 18, 15, 16, 9, 10, 16, 9, 15, 9, 16, 9, 15, 16, 9, 10, 17, 17, 10, 17, 17, 9, 10, 16, 9, 1, 9, 16, 9, 9, 16, 10, 10, 9, 16, 12, 1, 10, 8, 6, 15, 10, 9, 2, 9, 7, 15]}, {"axis": {"matches": true}, "label": "matches_lost", "values": [33, 33, 33, 33, 33, 33, 33, 33, 30, 32, 30, 33, 33, 33, 33, 31, 32, 27, 28, 32, 25, 31, 25, 33, 23, 31, 33, 23, 28, 33, 33, 29, 33, 33, 23, 28, 33, 28, 10, 23, 33, 27, 24, 33, 30, 28, 23, 33, 30, 4, 30, 21, 17, 31, 30, 23, 13, 27, 20, 31]}], "hovertemplate": "team=Canada<br>%{xaxis.title.text}=%{x}<br>%{yaxis.title.text}=%{y}<extra></extra>", "legendgroup": "Canada", "marker": {"color": "#636efa", "symbol": "circle"}, "name": "Canada", "showlegend": true, "type": "splom"}, {"dimensions": [{"axis": {"matches": true}, "label": "total_matches_played", "values": [15, 16, 16, 15, 16, 12, 14, 16, 16, 11, 13, 15, 11, 1, 11, 11, 2]}, {"axis": {"matches": true}, "label": "matches_won", "values": [5, 5, 5, 5, 5, 3, 4, 5, 5, 3, 4, 5, 3, 0, 3, 3, 0]}, {"axis": {"matches": true}, "label": "matches_lost", "values": [10, 11, 11, 10, 11, 9, 10, 11, 11, 8, 9, 10, 8, 1, 8, 8, 2]}], "hovertemplate": "team=Hong Kong<br>%{xaxis.title.text}=%{x}<br>%{yaxis.title.text}=%{y}<extra></extra>", "legendgroup": "Hong Kong", "marker": {"color": "#EF553B", "symbol": "circle"}, "name": "Hong Kong", "showlegend": true, "type": "splom"}, {"dimensions": [{"axis": {"matches": true}, "label": "total_matches_played", "values": [9, 9, 8, 9, 9, 9, 9, 9, 9, 9, 9, 9, 3]}, {"axis": {"matches": true}, "label": "matches_won", "values": [8, 8, 7, 8, 8, 8, 8, 8, 8, 8, 8, 8, 3]}, {"axis": {"matches": true}, "label": "matches_lost", "values": [1, 1, 1, 1, 1, 1, 1, 1, 1, 1, 1, 1, 0]}], "hovertemplate": "team=Thailand<br>%{xaxis.title.text}=%{x}<br>%{yaxis.title.text}=%{y}<extra></extra>", "legendgroup": "Thailand", "marker": {"color": "#00cc96", "symbol": "circle"}, "name": "Thailand", "showlegend": true, "type": "splom"}, {"dimensions": [{"axis": {"matches": true}, "label": "total_matches_played", "values": [4, 4, 4, 4, 4, 4, 4, 4, 4, 4, 4]}, {"axis": {"matches": true}, "label": "matches_won", "values": [1, 1, 1, 1, 1, 1, 1, 1, 1, 1, 1]}, {"axis": {"matches": true}, "label": "matches_lost", "values": [3, 3, 3, 3, 3, 3, 3, 3, 3, 3, 3]}], "hovertemplate": "team=Jersey<br>%{xaxis.title.text}=%{x}<br>%{yaxis.title.text}=%{y}<extra></extra>", "legendgroup": "Jersey", "marker": {"color": "#ab63fa", "symbol": "circle"}, "name": "Jersey", "showlegend": true, "type": "splom"}, {"dimensions": [{"axis": {"matches": true}, "label": "total_matches_played", "values": [12, 11, 12, 11, 12, 8, 11, 12, 9, 1, 2, 6, 5, 1, 5, 8, 1, 2]}, {"axis": {"matches": true}, "label": "matches_won", "values": [2, 2, 2, 2, 2, 2, 2, 2, 2, 1, 1, 2, 2, 1, 2, 2, 1, 1]}, {"axis": {"matches": true}, "label": "matches_lost", "values": [10, 9, 10, 9, 10, 6, 9, 10, 7, 0, 1, 4, 3, 0, 3, 6, 0, 1]}], "hovertemplate": "team=Bermuda<br>%{xaxis.title.text}=%{x}<br>%{yaxis.title.text}=%{y}<extra></extra>", "legendgroup": "Bermuda", "marker": {"color": "#FFA15A", "symbol": "circle"}, "name": "Bermuda", "showlegend": true, "type": "splom"}], "layout": {"autosize": true, "dragmode": "select", "legend": {"title": {"text": "team"}, "tracegroupgap": 0}, "margin": {"t": 60}, "xaxis": {"autorange": true, "range": [-72.27, 653.3], "type": "linear"}, "xaxis2": {"autorange": true, "range": [-48.21, 429.2], "type": "linear"}, "xaxis3": {"autorange": true, "range": [-34.8, 309.8], "type": "linear"}, "yaxis": {"autorange": true, "range": [-72.27, 653.3], "type": "linear"}, "yaxis2": {"autorange": true, "range": [-48.21, 429.2], "type": "linear"}, "yaxis3": {"autorange": true, "range": [-34.8, 309.8], "type": "linear"}}}
